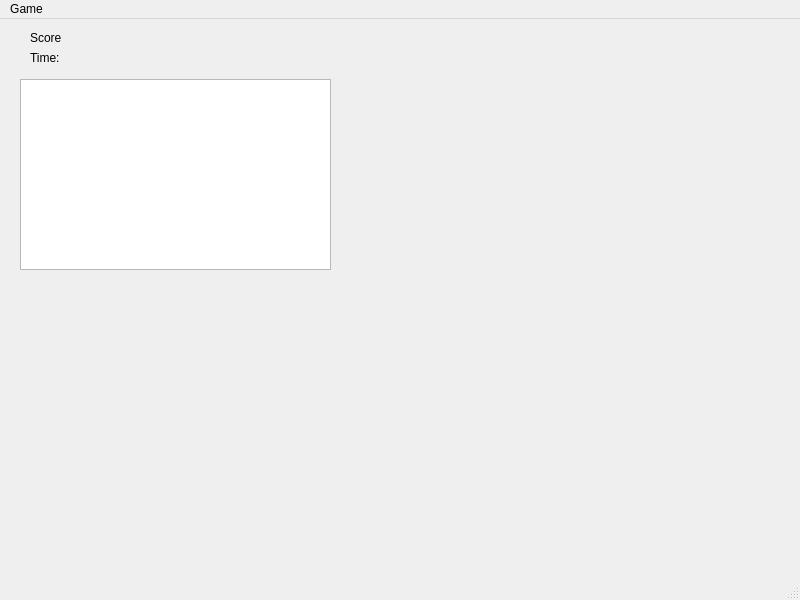
<?xml version="1.0" encoding="UTF-8"?>
<ui version="4.0">
 <class>MainWindow</class>
 <widget class="QMainWindow" name="MainWindow">
  <property name="geometry">
   <rect>
    <x>0</x>
    <y>0</y>
    <width>800</width>
    <height>600</height>
   </rect>
  </property>
  <property name="windowTitle">
   <string>MainWindow</string>
  </property>
  <widget class="QWidget" name="centralwidget">
   <widget class="QTableWidget" name="gameField">
    <property name="geometry">
     <rect>
      <x>20</x>
      <y>60</y>
      <width>311</width>
      <height>191</height>
     </rect>
    </property>
   </widget>
   <widget class="QLabel" name="ScoreLabel">
    <property name="geometry">
     <rect>
      <x>30</x>
      <y>10</y>
      <width>58</width>
      <height>18</height>
     </rect>
    </property>
    <property name="text">
     <string>Score</string>
    </property>
   </widget>
   <widget class="QLabel" name="TimeLabel">
    <property name="geometry">
     <rect>
      <x>30</x>
      <y>30</y>
      <width>58</width>
      <height>18</height>
     </rect>
    </property>
    <property name="text">
     <string>Time:</string>
    </property>
   </widget>
   <widget class="QLabel" name="ScoreOutput">
    <property name="geometry">
     <rect>
      <x>70</x>
      <y>10</y>
      <width>58</width>
      <height>18</height>
     </rect>
    </property>
    <property name="text">
     <string/>
    </property>
   </widget>
   <widget class="QLabel" name="TimeOutput">
    <property name="geometry">
     <rect>
      <x>80</x>
      <y>30</y>
      <width>58</width>
      <height>18</height>
     </rect>
    </property>
    <property name="text">
     <string/>
    </property>
   </widget>
   <widget class="QLineEdit" name="inputLineEd">
    <property name="geometry">
     <rect>
      <x>70</x>
      <y>130</y>
      <width>113</width>
      <height>26</height>
     </rect>
    </property>
   </widget>
   <zorder>inputLineEd</zorder>
   <zorder>gameField</zorder>
   <zorder>ScoreLabel</zorder>
   <zorder>TimeLabel</zorder>
   <zorder>ScoreOutput</zorder>
   <zorder>TimeOutput</zorder>
  </widget>
  <widget class="QMenuBar" name="menubar">
   <property name="geometry">
    <rect>
     <x>0</x>
     <y>0</y>
     <width>800</width>
     <height>23</height>
    </rect>
   </property>
   <widget class="QMenu" name="menuGame">
    <property name="title">
     <string>Game</string>
    </property>
    <widget class="QMenu" name="menuChoose_field_size">
     <property name="title">
      <string>Choose field size</string>
     </property>
     <addaction name="action20x20"/>
    </widget>
    <addaction name="menuChoose_field_size"/>
   </widget>
   <addaction name="menuGame"/>
  </widget>
  <widget class="QStatusBar" name="statusbar"/>
  <action name="action20x20">
   <property name="text">
    <string>20x20</string>
   </property>
  </action>
 </widget>
 <resources/>
 <connections/>
</ui>
